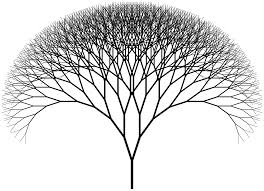
%> input picture download.jpg, 264 x 191 px
$ octave BOXCount.m   (GNU Octave 9; MATLAB toolbox functions it lacks are replaced by stand-ins)
%> lines starting %> are read from the running program, lines starting %| are printed output that depends on the picture; in (x1, y1, x2, y2) boxes, pixels count from 0 and x2, y2 are one past the last pixel; in counts of white or black regions, pixels touching at a corner belong together; the program's own positions count from 1
clear all
close all
clc
img=imread('download.jpg');
%> img is the input picture: size 191x264x3 uint8; min 0, max 255, mean 216.7
figure
imshow(img)
img=rgb2gray(img);
%> img: size 191x264 uint8
img=imresize(img,[1024,1024]);
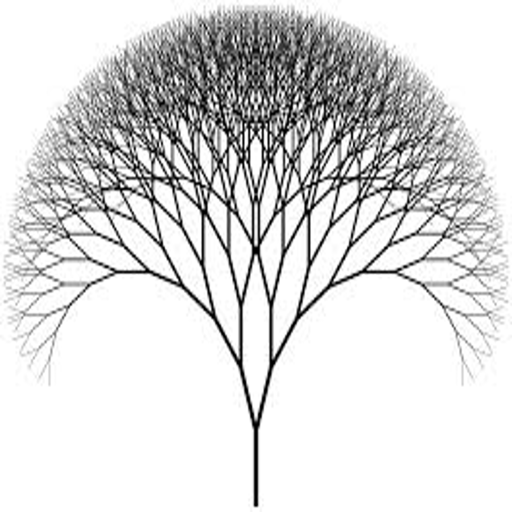
%> img: size 1024x1024 uint8 (shown at 1/2 size); min 0, max 255, mean 216.5
figure
imshow(img)
img=imbinarize(img);
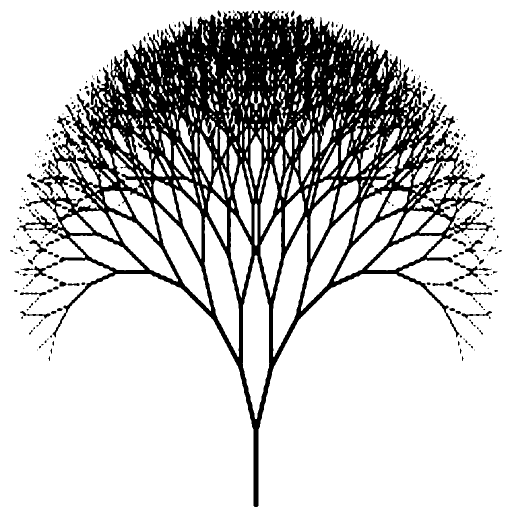
%> img: size 1024x1024 logical (shown at 1/2 size); 79.6% white; 303 black regions (191 under 20 px), largest, box (x1, y1, x2, y2) and area: (39, 21, 985, 1014) 204487, (58, 479, 94, 508) 308, (930, 479, 966, 508) 308
figure
imshow(img)
magn_fac=zeros(9,1);
count=zeros(9,1);
[width,height]=size(img);
%> width = 1024; height = 1024
fprintf('Scaling factor  \t Black Pixel Count \n')
%> (the run ends here)
